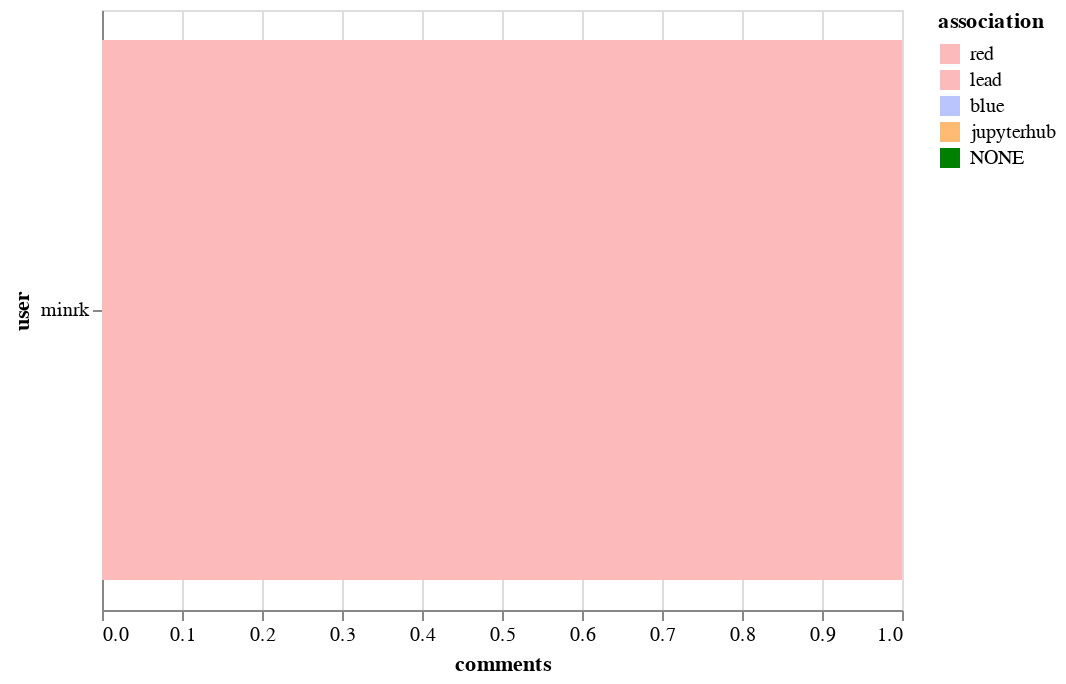

Notebook code cell kept with this figure:
### Markdown cell above
## Top commenters

### Code cell
alt.Chart(top_commenters).mark_bar().encode(
    x='comments',
    y='user',
    color=alt.Color('association', sort=["CONTRIBUTOR", "MEMBER", "NONE"], scale=color_scale)
)

### Figure 1 — Vega-Lite specification as saved in the notebook (floating-point values rounded to 4 significant figures)
{"$schema": "https://vega.github.io/schema/vega-lite/v2.6.0.json", "config": {"view": {"height": 300, "width": 400}}, "data": {"name": "data-f7c694207cb9eed85b2850471b1d81fb"}, "datasets": {"data-f7c694207cb9eed85b2850471b1d81fb": [{"association": "lead", "comments": 1, "user": "minrk"}]}, "encoding": {"color": {"field": "association", "scale": {"domain": ["red", "lead", "blue", "jupyterhub", "NONE"], "range": ["#fdbaba", "#fdbaba", "#bac5fd", "#ffbb74", "green"]}, "sort": ["CONTRIBUTOR", "MEMBER", "NONE"], "type": "nominal"}, "x": {"field": "comments", "type": "quantitative"}, "y": {"field": "user", "type": "nominal"}}, "mark": "bar"}
